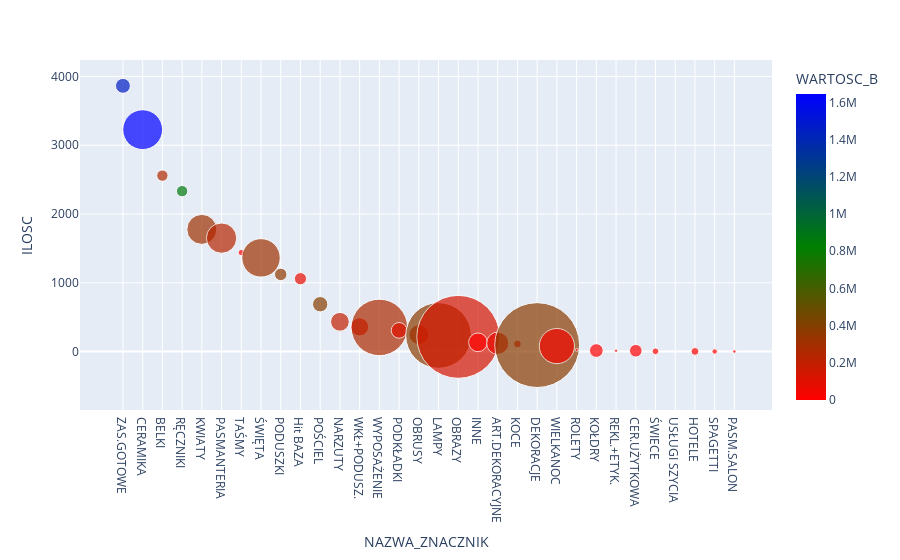

This figure's notebook cell:
### Code cell
func_plot_scatter(df_fi, {'ILOSC':'sum',
                         'WARTOSC_B':'sum'}, 
                  'NAZWA_ZNACZNIK',
                 df_sell)

### Figure 1 — Plotly figure (JSON) as saved in the notebook; plotly's stock layout.template omitted (floating-point values rounded to 4 significant figures)
{"data": [{"hovertemplate": "NAZWA_ZNACZNIK=%{x}<br>ILOSC=%{y}<br>proc=%{marker.size}<br>WARTOSC_B=%{marker.color}<extra></extra>", "legendgroup": "", "marker": {"color": [1459000.0, 1646000.0, 252300.0, 871100.0, 312900.0, 231100.0, 7816.0, 312400.0, 359200.0, 73580.0, 390600.0, 193700.0, 9640.0, 267100.0, 107000.0, 132800.0, 380800.0, 133000.0, 3978.0, 61880.0, 73920.0, 380300.0, 37960.0, 6028.0, 2536.0, 3094.0, 1675.0, 1389.0, 0, 52.91, 47.05, 1944.0], "coloraxis": "coloraxis", "size": [0.5675, 4.045, 0.3259, 0.3309, 2.296, 2.347, 0.09993, 3.773, 0.3989, 0.3809, 0.6, 0.8939, 0.8437, 8.153, 0.6279, 0.9954, 11.02, 17.56, 0.8922, 1.268, 0.1505, 18.38, 3.166, 0.02163, 0.4799, 0.02943, 0.404, 0.114, 0.0003984, 0.1564, 0.07396, 0.03142], "sizemode": "area", "sizeref": 0.005106, "symbol": "circle"}, "mode": "markers", "name": "", "orientation": "v", "showlegend": false, "type": "scatter", "x": ["ZAS.GOTOWE", "CERAMIKA", "BELKI", "RĘCZNIKI", "KWIATY", "PASMANTERIA", "TAŚMY", "ŚWIĘTA", "PODUSZKI", "Hit BAZA", "POŚCIEL", "NARZUTY", "WKŁ+PODUSZ.", "WYPOSAŻENIE", "PODKŁADKI", "OBRUSY", "LAMPY", "OBRAZY", "INNE", "ART.DEKORACYJNE", "KOCE", "DEKORACJE", "WIELKANOC", "ROLETY", "KOŁDRY", "REKL.+ETYK.", "CER.UŻYTKOWA", "ŚWIECE", "USŁUGI SZYCIA", "HOTELE", "SPAGETTI", "PASM.SALON"], "xaxis": "x", "y": [3863, 3226, 2558.0, 2332, 1776, 1649.0, 1438.0, 1362, 1122, 1059.0, 688, 433, 359, 351, 308, 246, 234, 214, 134, 121, 111, 94.41, 80, 25, 15, 13, 12, 4, 3, 2, 1, 1], "yaxis": "y"}], "layout": {"autosize": true, "coloraxis": {"colorbar": {"title": {"text": "WARTOSC_B"}}, "colorscale": [[0, "red"], [0.5, "green"], [1, "blue"]]}, "legend": {"itemsizing": "constant", "tracegroupgap": 0}, "margin": {"t": 60}, "xaxis": {"anchor": "y", "autorange": true, "domain": [0, 1], "range": [-1.932, 32.81], "title": {"text": "NAZWA_ZNACZNIK"}, "type": "category"}, "yaxis": {"anchor": "x", "autorange": true, "domain": [0, 1], "range": [-691.5, 4203.0], "title": {"text": "ILOSC"}, "type": "linear"}}}
